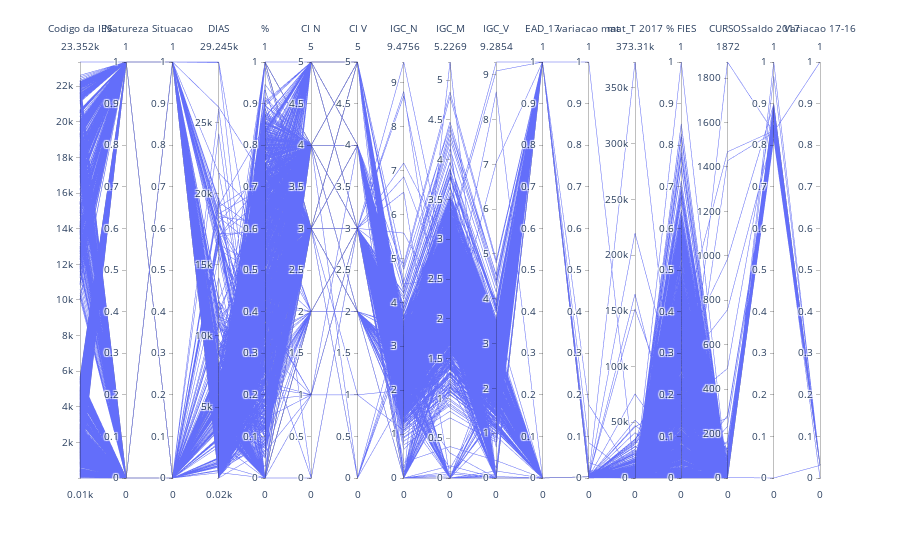

Source (notebook cell):
### Markdown cell above
* Avaliando Coordenadas Paralelas:

### Code cell
fig = px.parallel_coordinates(df_old)
fig.show()
fig.write_image("./graphs/parallel_old.png")

### Figure 1 — Plotly figure (JSON) as saved in the notebook; plotly's stock layout.template omitted (floating-point values rounded to 4 significant figures; data arrays with more than 128 entries replaced by an {"elided": "..."} marker saying what was removed)
{"data": [{"dimensions": [{"label": "Codigo da IES", "values": {"elided": "2177 int values"}}, {"label": "Natureza", "values": {"elided": "2177 int values"}}, {"label": "Situacao", "values": {"elided": "2177 int values"}}, {"label": "DIAS", "values": {"elided": "2177 int values"}}, {"label": "%", "values": {"elided": "2177 float values"}}, {"label": "CI N", "values": {"elided": "2177 int values"}}, {"label": "CI V", "values": {"elided": "2177 int values"}}, {"label": "IGC_N", "values": {"elided": "2177 float values"}}, {"label": "IGC_M", "values": {"elided": "2177 float values"}}, {"label": "IGC_V", "values": {"elided": "2177 float values"}}, {"label": "EAD_17", "values": {"elided": "2177 int values"}}, {"label": "variacao mat", "values": {"elided": "2177 float values"}}, {"label": "mat_T 2017", "values": {"elided": "2177 int values"}}, {"label": "% FIES", "values": {"elided": "2177 float values"}}, {"label": "CURSOS", "values": {"elided": "2177 int values"}}, {"label": "saldo 2017", "values": {"elided": "2177 float values"}}, {"label": "Variacao 17-16", "values": {"elided": "2177 float values"}}], "domain": {"x": [0, 1], "y": [0, 1]}, "name": "", "type": "parcoords"}], "layout": {"legend": {"tracegroupgap": 0}, "margin": {"t": 60}}}
